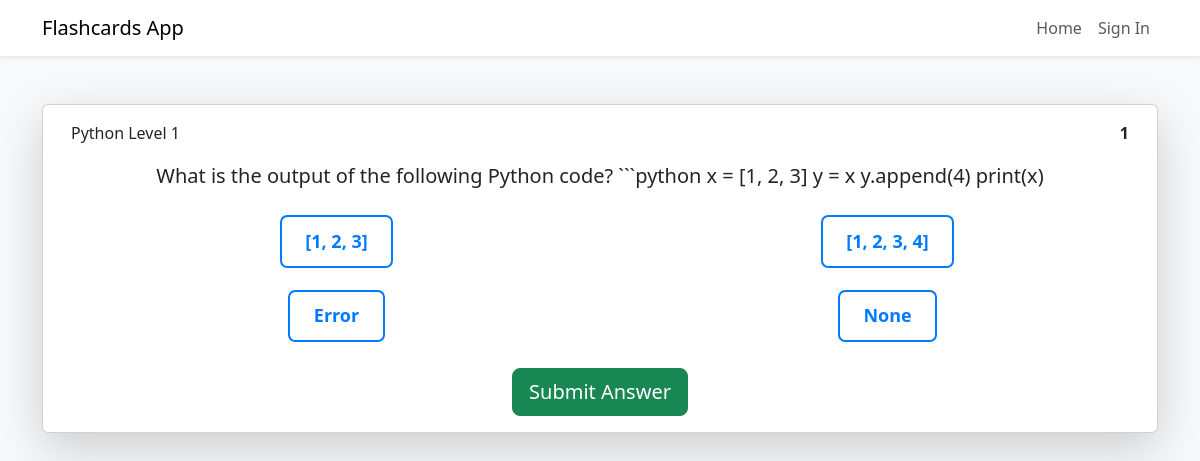
Page /python/ on the committed database.
### game/models.py (models this page shows, shortened)
class Project(models.Model):
    CATEGORY_CHOICES = [
        ('Flashcard', 'Flashcard'),
        ('JavaScript', 'JavaScript'),
        ('JavaScriptL_2', 'JavaScript_2'),
        ('Python', 'Python'),
        ('PythonL_2', 'PythonL_2'),
        ('SQL', 'SQL'),
        ('SQL_level_2', 'SQL_level_2'),
        ('Git', 'Git'),
        ('Git_level_2', 'Git_level_2'),
        ('Randon', 'Randon'),
        ('Exercises_Int', 'Exercises_Int'), # Nueva categoría añadida
    ]
    user = models.ForeignKey(User, on_delete=models.CASCADE)  # Relación con el modelo User
    question = models.TextField(null=False)
    choice_1 = models.TextField(blank=True, null=True)
    choice_2 = models.TextField(blank=True, null=True)
    choice_3 = models.TextField(blank=True, null=True)
    choice_4 = models.TextField(blank=True, null=True)
    correct_answer = models.TextField()
    category = models.CharField(
        max_length=50,
        choices=CATEGORY_CHOICES,
        default='JavaScript',
        help_text="Select the category for this question."
    )

### game/views.py (the view, shortened to what this page needs)
# urls.py: path('python/', views.python_questions, name='python_questions'),
def python_questions(request):
    python_projects = Project.objects.filter(category='Python').order_by('id')
    current_question_index = int(request.POST.get('current_question_index', 0))
    selected_answer = request.POST.get(f'answer_{request.POST.get("question_id")}', None)
    is_correct = None
    error_message = None
    total_selected_answers = request.session.get('total_selected_python_answers', 0)
    if current_question_index >= len(python_projects):
        return render(request, 'result.html', {
            'score': request.session.get('python_score', 0),
            'incorrect_answers': request.session.get('python_incorrect_answers', []),
            'total_selected_python_answers': total_selected_answers  # Pasar el total de respuestas seleccionadas
        })
    current_project = python_projects[current_question_index]
    remaining_questions = len(python_projects) - current_question_index - 1
    level = "Python Level 1"
    return render(request, 'python_questions.html', {
        'project': current_project,
        'selected_answer': selected_answer,
        'is_correct': is_correct,
        'current_question_index': current_question_index,
        'error_message': error_message,
        'total_selected_python_answers': total_selected_answers,  # Pasar el total de respuestas seleccionadas
        'level': level,
        'remaining_questions': remaining_questions
    })

### game/templates/python_questions.html (shortened to what this page needs)
{% extends "base.html" %}
{% block content %}
<div class="card shadow-lg">
    <div class="card-body">
        <div class="container">
            <div class="row">
                <div class="col-6 ">
                    <p>{{ level }}</p>
                </div>
                <div class="col-6 text-end">
                    <p><strong>{{ remaining_questions }}</strong></p>
                </div>
            </div>
        </div>
        <p class="fs-5 text-center">{{ project.question }}</p>
        <form method="POST" class="mt-4">
            <div class="question-container">
                <div class="form-check">
                    <label class="answer-option" for="choice1">
                        {{ project.choice_1 }}
                    </label>
                </div>
                <div class="form-check">
                    <label class="answer-option" for="choice2">
                        {{ project.choice_2 }}
                    </label>
                </div>
                <div class="form-check">
                    <label class="answer-option" for="choice3">
                        {{ project.choice_3 }}
                    </label>
                </div>
                <div class="form-check">
                    <label class="answer-option" for="choice4">
                        {{ project.choice_4 }}
                    </label>
                </div>
            </div>
            <div class="text-center mt-4">
                <button type="submit" class="btn btn-success btn-lg ">
                    Submit Answer
                </button>
            </div>
        </form>
    </div>
</div>
{% endblock %}

### game/static/css/styles.css (style rules this page uses)
.question-container { display: grid; grid-template-columns: repeat(2, 1fr); gap: 20px; justify-items: center; margin-top: 20px; }
.answer-option { background-color: white; border: 2px solid #007bff; color: #007bff; padding: 0.6em 1.3em; font-weight: 900; font-size: 18px; text-align: center; display: inline-block; transition: background-color 0.3s, color 0.3s; cursor: pointer; border-radius: 0.4em; width: 100%; }

### rows in the picture
Project: question "What is the output of the following Python code? ```python x = [1, 2, 3] y = x y.append(4) print(x)", choice_1 "[1, 2, 3]", choice_2 "[1, 2, 3, 4]", choice_3 "Error", choice_4 "None"

### other values in the picture
{{ level }} "Python Level 1"
{{ remaining_questions }} "1"
